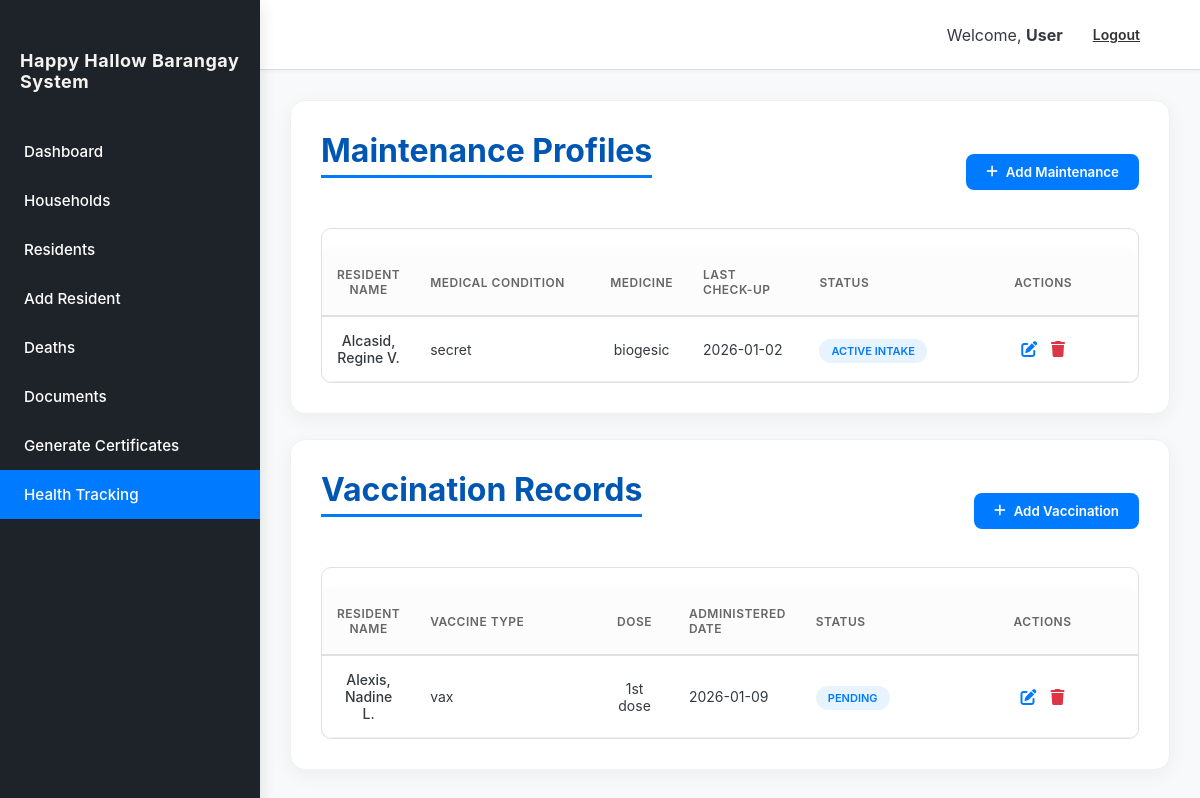
/health_tracking.php (signed in), run on an earlier commit of the app's database.
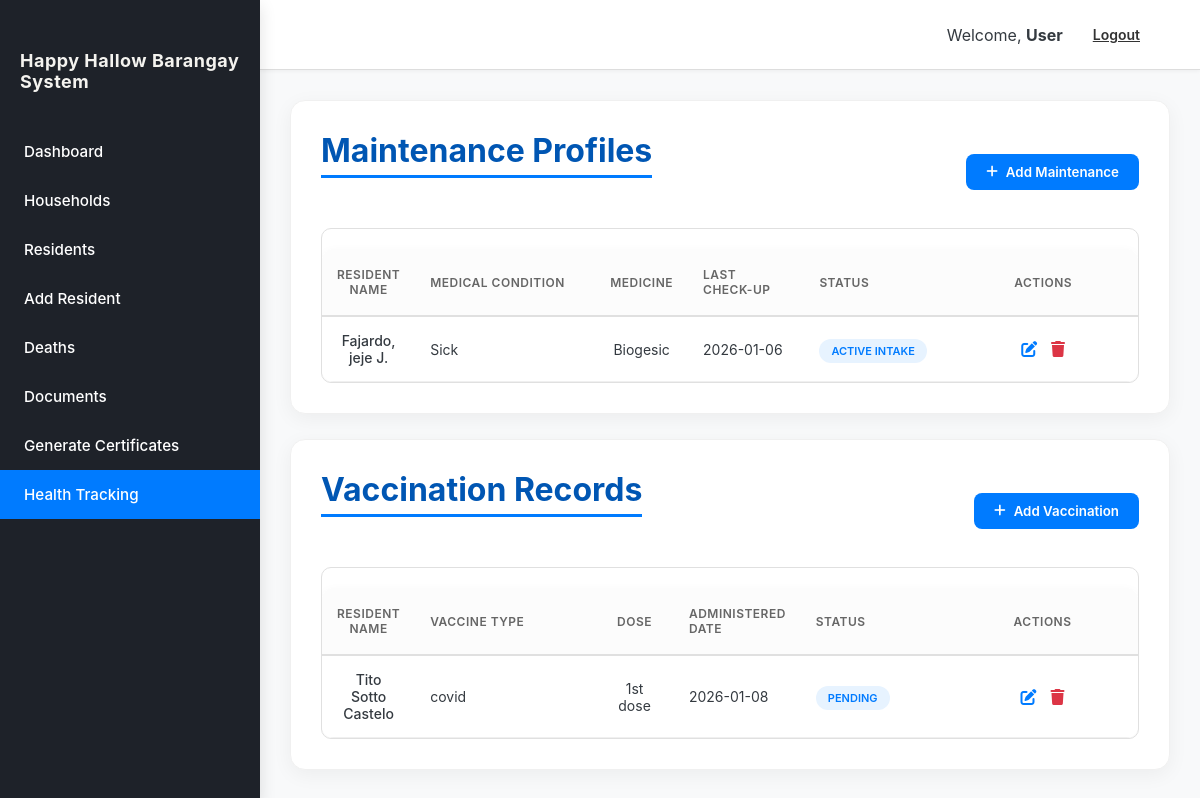
And on a later commit of the database.
### tables this page shows
CREATE TABLE IF NOT EXISTS `maintenance_profiles` (
  `id` int NOT NULL AUTO_INCREMENT,
  `resident_name` varchar(255) NOT NULL,
  `medical_condition` varchar(255) DEFAULT NULL,
  `medicine` varchar(255) DEFAULT NULL,
  `last_checkup` date DEFAULT NULL,
  `status` enum('Active Intake','For Refill','Completed') DEFAULT 'Active Intake',
  `created_at` timestamp NULL DEFAULT CURRENT_TIMESTAMP,
  PRIMARY KEY (`id`)
);

CREATE TABLE IF NOT EXISTS `vaccination_records` (
  `id` int NOT NULL AUTO_INCREMENT,
  `resident_name` varchar(255) NOT NULL,
  `vaccine_type` varchar(255) DEFAULT NULL,
  `dose` varchar(50) DEFAULT NULL,
  `date_administered` date DEFAULT NULL,
  `status` enum('Completed','Pending') DEFAULT 'Completed',
  `created_at` timestamp NULL DEFAULT CURRENT_TIMESTAMP,
  PRIMARY KEY (`id`)
);

### health_tracking.php (the view, shortened to what this page needs)
<?php
$logged_in_username = isset($_SESSION['user_name']) ? $_SESSION['user_name'] : 'User';
include 'db_connect.php';
$maintenance_result = $conn->query("SELECT * FROM maintenance_profiles ORDER BY id DESC");
$vaccine_result = $conn->query("SELECT * FROM vaccination_records ORDER BY id DESC");
?>
<!DOCTYPE html>
<html lang="en">
<head>
    <link rel="stylesheet" href="css/style.css" />
    <link rel="stylesheet" href="https://cdnjs.cloudflare.com/ajax/libs/font-awesome/6.0.0/css/all.min.css" />
</head>
<body>
    <div class="app-container">
        <aside class="sidebar">
            <div class="logo" style="padding: 20px; font-weight: bold; font-size: 18px;">Happy Hallow Barangay System</div>
            <nav class="main-nav">
                <ul style="list-style: none; padding: 0;">
                    <li><a href="index.php" style="color: white; text-decoration: none; display: block; padding: 15px 20px;">Dashboard</a></li>
                    <li><a href="household.php" style="color: white; text-decoration: none; display: block; padding: 15px 20px;">Households</a></li>
                    <li><a href="residents.php" style="color: white; text-decoration: none; display: block; padding: 15px 20px;">Residents</a></li>
                    <li><a href="addnewresidents.php" style="color: white; text-decoration: none; display: block; padding: 15px 20px;">Add Resident</a></li>
                    <li><a href="deaths.php" style="color: white; text-decoration: none; display: block; padding: 15px 20px;">Deaths</a></li>
                    <li><a href="documents.php" style="color: white; text-decoration: none; display: block; padding: 15px 20px;">Documents</a></li>
                    <li><a href="staff_documents.php" style="color: white; text-decoration: none; display: block; padding: 15px 20px;">Generate Certificates</a></li>
                    <li><a href="health_tracking.php" style="color: white; text-decoration: none; display: block; padding: 15px 20px; background: #007bff;">Health Tracking</a></li>
                </ul>
            </nav>
        </aside>
        <div class="main-content">
            <header class="topbar" style="background: white; border-bottom: 1px solid #ddd;">
                <div class="topbar-right" style="padding: 15px 30px; display: flex; justify-content: flex-end; align-items: center; gap: 20px; width: 100%;">
                    <span>Welcome, <strong><?php echo htmlspecialchars($logged_in_username); ?></strong></span>
                    <a href="logout.php" class="logout-btn">Logout</a>
                </div>
            </header>
            <main class="page-content">
                <div class="card">
                    <div class="header-flex">
                        <h2>Maintenance Profiles</h2>
                        <button class="add-btn" onclick="prepareAdd('maintenance')">
                            <i class="fas fa-plus"></i> Add Maintenance
                        </button>
                    </div>
                    <div class="data-table-container">
                        <table>
                            <thead>
                                <tr>
                                    <th>Resident Name</th>
                                    <th>Medical Condition</th>
                                    <th>Medicine</th>
                                    <th>Last Check-up</th>
                                    <th>Status</th>
                                    <th style="text-align: center;">Actions</th>
                                </tr>
                            </thead>
                            <tbody>
                                <?php if ($maintenance_result->num_rows > 0): while($row = $maintenance_result->fetch_assoc()): ?>
                                    <tr>
                                        <td style="font-weight: 500;"><?php echo htmlspecialchars($row['resident_name']); ?></td>
                                        <td><?php echo htmlspecialchars($row['medical_condition']); ?></td>
                                        <td><?php echo htmlspecialchars($row['medicine']); ?></td>
                                        <td><?php echo $row['last_checkup']; ?></td>
                                        <td><span class="status-badge"><?php echo $row['status']; ?></span></td>
                                        <td style="text-align: center;">
                                            <button class="action-icon edit-icon" onclick='editRecord(<?php echo json_encode($row); ?>, "maintenance")' title="Edit"><i class="fas fa-edit"></i></button>
                                            <a href="health_tracking.php?delete_id=<?php echo $row['id']; ?>&type=maintenance" class="action-icon delete-icon" onclick="return confirm('Are you sure you want to delete this record?')" title="Remove"><i class="fas fa-trash"></i></a>
                                        </td>
                                    </tr>
                                <?php endwhile; else: echo "<tr><td colspan='6' style='text-align:center; padding:20px;'>No maintenance records found.</td></tr>"; endif; ?>
                            </tbody>
                        </table>
                    </div>
                </div>
                <div class="card">
                    <div class="header-flex">
                        <h2>Vaccination Records</h2>
                        <button class="add-btn" onclick="prepareAdd('vaccine')">
                            <i class="fas fa-plus"></i> Add Vaccination
                        </button>
                    </div>
                    <div class="data-table-container">
                        <table>
                            <thead>
                                <tr>
                                    <th>Resident Name</th>
                                    <th>Vaccine Type</th>
                                    <th>Dose</th>
                                    <th>Administered Date</th>
                                    <th>Status</th>
                                    <th style="text-align: center;">Actions</th>
                                </tr>
                            </thead>
                            <tbody>
                                <?php if ($vaccine_result->num_rows > 0): while($row = $vaccine_result->fetch_assoc()): ?>
                                    <tr>
                                        <td style="font-weight: 500;"><?php echo htmlspecialchars($row['resident_name']); ?></td>
                                        <td><?php echo htmlspecialchars($row['vaccine_type']); ?></td>
                                        <td><?php echo htmlspecialchars($row['dose']); ?></td>
                                        <td><?php echo $row['date_administered']; ?></td>
                                        <td><span class="status-badge"><?php echo $row['status']; ?></span></td>
                                        <td style="text-align: center;">
                                            <button class="action-icon edit-icon" onclick='editRecord(<?php echo json_encode($row); ?>, "vaccine")' title="Edit"><i class="fas fa-edit"></i></button>
                                            <a href="health_tracking.php?delete_id=<?php echo $row['id']; ?>&type=vaccine" class="action-icon delete-icon" onclick="return confirm('Are you sure you want to delete this record?')" title="Remove"><i class="fas fa-trash"></i></a>
                                        </td>
                                    </tr>
                                <?php endwhile; else: echo "<tr><td colspan='6' style='text-align:center; padding:20px;'>No vaccination records found.</td></tr>"; endif; ?>
                            </tbody>
                        </table>
                    </div>
                </div>
            </main>
        </div>
    </div>
</body>
</html>

### css/style.css (style rules this page uses)
:root { --primary-color: #007bff; --primary-dark: #0056b3; --secondary-color: #6c757d; --background-color: #f8f9fa; --card-background: #ffffff; --sidebar-bg: #212529; --text-color: #343a40; --border-color: #dee2e6; --shadow-light: 0 4px 12px rgba(0, 0, 0, 0.08); --shadow-medium: 0 6px 16px rgba(0, 0, 0, 0.12); --sidebar-width: 260px; --header-height: 70px; --base-padding: 30px; }
* { margin: 0; padding: 0; box-sizing: border-box; font-family: -apple-system, BlinkMacSystemFont, "Segoe UI", Roboto, "Helvetica Neue", Arial, sans-serif; }
body { background-color: var(--background-color); color: var(--text-color); min-height: 100vh; display: flex; font-size: 16px; }
a { text-decoration: none; color: inherit; }
.app-container { display: flex; width: 100%; }
.sidebar { width: var(--sidebar-width); background-color: var(--sidebar-bg); color: #f8f9fa; padding: var(--base-padding) 0; position: fixed; height: 100%; z-index: 100; box-shadow: var(--shadow-medium); }
.logo { font-size: 1.6rem; font-weight: 700; text-align: left; padding: 0 20px 20px 20px; margin-bottom: 15px; color: #f4f3ef; letter-spacing: 0.5px; }
.main-nav ul { list-style: none; padding: 0; }
.main-nav li a { display: flex; align-items: center; gap: 12px; padding: 14px 30px; color: #f4f3ef; transition: background-color 0.25s ease, color 0.25s ease; font-size: 0.95rem; font-weight: 500; border-left: 4px solid transparent; }
.main-content { margin-left: var(--sidebar-width); flex-grow: 1; display: flex; flex-direction: column; }
.topbar { height: var(--header-height); background-color: var(--card-background); border-bottom: 1px solid var(--border-color); display: flex; justify-content: flex-end; align-items: center; padding: 0 var(--base-padding); box-shadow: 0 1px 4px rgba(0, 0, 0, 0.05); }
.topbar-right { display: flex; align-items: center; }
.page-content { padding: var(--base-padding); flex-grow: 1; }
h2 { font-size: 1.8rem; color: var(--text-color); margin-bottom: 30px; font-weight: 600; }
.page-content h2 { font-size: 2rem; color: var(--primary-dark); border-bottom: 3px solid var(--primary-color); padding-bottom: 10px; margin-bottom: 35px; font-weight: 700; }
.card { background-color: var(--card-background); padding: 30px; border-radius: 10px; box-shadow: var(--shadow-light); border: 1px solid #f0f0f0; transition: box-shadow 0.3s ease; }
.logout-btn { margin-left: 10px; }
table { width: 100%; border-collapse: collapse; border-radius: 12px; overflow: hidden; box-shadow: 0 4px 12px rgba(0, 0, 0, 0.05); margin-top: 20px; }
th { background-color: var(--primary-color); color: #ffffff; font-weight: 600; text-transform: uppercase; font-size: 0.9rem; letter-spacing: 0.5px; padding: 18px 14px; text-align: left; }
td { padding: 15px 14px; border-bottom: 1px solid #e0e0e0; color: var(--text-color); font-size: 0.95rem; }
tr:nth-child(odd) { background-color: var(--card-background); }
table th:nth-child(1), table td:nth-child(1) { width: 80px; text-align: center; }
table th:nth-child(2), table td:nth-child(2) { width: auto; min-width: 180px; }
table th:nth-child(3), table td:nth-child(3) { width: 80px; text-align: center; }
table th:nth-child(4), table td:nth-child(4) { width: 120px; }
table th:nth-child(5), table td:nth-child(5) { width: 150px; }
table th:nth-child(6), table td:nth-child(6) { width: 200px; }

What changed in the data, as far as the page shows it:
removed maintenance_profiles: resident_name "Alcasid, Regine V.", medical_condition "secret", medicine "biogesic", last_checkup "2026-01-02", status "ACTIVE INTAKE"
removed vaccination_records: resident_name "Alexis, Nadine L.", vaccine_type "vax", dose "1st dose", date_administered "2026-01-09", status "PENDING"
added maintenance_profiles: resident_name "Fajardo, jeje J.", medical_condition "Sick", medicine "Biogesic", last_checkup "2026-01-06", status "ACTIVE INTAKE"
added vaccination_records: resident_name "Tito Sotto Castelo", vaccine_type "covid", dose "1st dose", date_administered "2026-01-08", status "PENDING"
